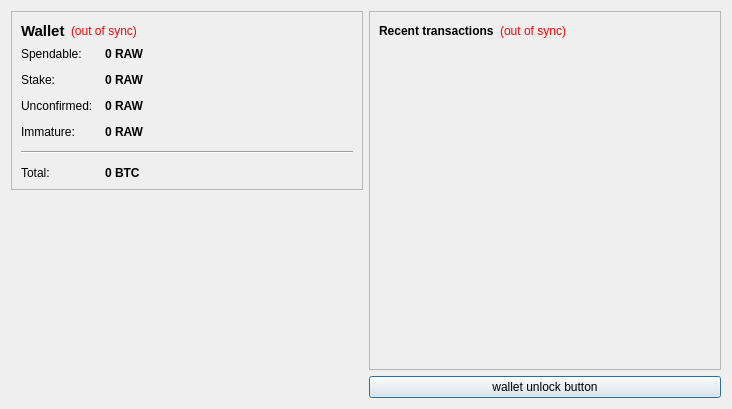
<?xml version="1.0" encoding="UTF-8"?>
<ui version="4.0">
 <class>OverviewPage</class>
 <widget class="QWidget" name="OverviewPage">
  <property name="geometry">
   <rect>
    <x>0</x>
    <y>0</y>
    <width>732</width>
    <height>409</height>
   </rect>
  </property>
  <property name="windowTitle">
   <string>Form</string>
  </property>
  <layout class="QHBoxLayout" name="horizontalLayout" stretch="0,0">
   <item>
    <layout class="QVBoxLayout" name="verticalLayout_2">
     <item>
      <widget class="QFrame" name="frame">
       <property name="frameShape">
        <enum>QFrame::StyledPanel</enum>
       </property>
       <property name="frameShadow">
        <enum>QFrame::Raised</enum>
       </property>
       <layout class="QVBoxLayout" name="verticalLayout_4">
        <item>
         <layout class="QHBoxLayout" name="horizontalLayout_4">
          <item>
           <widget class="QLabel" name="label_5">
            <property name="font">
             <font>
              <pointsize>11</pointsize>
              <weight>75</weight>
              <bold>true</bold>
             </font>
            </property>
            <property name="text">
             <string>Wallet</string>
            </property>
           </widget>
          </item>
          <item>
           <widget class="QLabel" name="labelWalletStatus">
            <property name="toolTip">
             <string>The displayed information may be out of date. Your wallet automatically synchronizes with the RawCoin network after a connection is established, but this process has not completed yet.</string>
            </property>
            <property name="styleSheet">
             <string notr="true">QLabel { color: red; }</string>
            </property>
            <property name="text">
             <string notr="true">(out of sync)</string>
            </property>
            <property name="alignment">
             <set>Qt::AlignLeading|Qt::AlignLeft|Qt::AlignVCenter</set>
            </property>
           </widget>
          </item>
          <item>
           <spacer name="horizontalSpacer_2">
            <property name="orientation">
             <enum>Qt::Horizontal</enum>
            </property>
            <property name="sizeHint" stdset="0">
             <size>
              <width>40</width>
              <height>20</height>
             </size>
            </property>
           </spacer>
          </item>
         </layout>
        </item>
        <item>
         <layout class="QFormLayout" name="formLayout_2">
          <property name="fieldGrowthPolicy">
           <enum>QFormLayout::AllNonFixedFieldsGrow</enum>
          </property>
          <property name="horizontalSpacing">
           <number>12</number>
          </property>
          <property name="verticalSpacing">
           <number>12</number>
          </property>
          <item row="0" column="0">
           <widget class="QLabel" name="label">
            <property name="text">
             <string>Spendable:</string>
            </property>
           </widget>
          </item>
          <item row="0" column="1">
           <widget class="QLabel" name="labelBalance">
            <property name="font">
             <font>
              <weight>75</weight>
              <bold>true</bold>
             </font>
            </property>
            <property name="cursor">
             <cursorShape>IBeamCursor</cursorShape>
            </property>
            <property name="toolTip">
             <string>Your current spendable balance</string>
            </property>
            <property name="text">
             <string notr="true">0 RAW</string>
            </property>
            <property name="textInteractionFlags">
             <set>Qt::LinksAccessibleByMouse|Qt::TextSelectableByKeyboard|Qt::TextSelectableByMouse</set>
            </property>
           </widget>
          </item>
          <item row="1" column="0">
           <widget class="QLabel" name="label_6">
            <property name="text">
             <string>Stake:</string>
            </property>
           </widget>
          </item>
          <item row="1" column="1">
           <widget class="QLabel" name="labelStake">
            <property name="font">
             <font>
              <weight>75</weight>
              <bold>true</bold>
             </font>
            </property>
            <property name="cursor">
             <cursorShape>IBeamCursor</cursorShape>
            </property>
            <property name="toolTip">
             <string>Total of coins that was staked, and do not yet count toward the current balance</string>
            </property>
            <property name="text">
             <string notr="true">0 RAW</string>
            </property>
            <property name="textInteractionFlags">
             <set>Qt::LinksAccessibleByMouse|Qt::TextSelectableByKeyboard|Qt::TextSelectableByMouse</set>
            </property>
           </widget>
          </item>
          <item row="2" column="0">
           <widget class="QLabel" name="label_3">
            <property name="text">
             <string>Unconfirmed:</string>
            </property>
           </widget>
          </item>
          <item row="2" column="1">
           <widget class="QLabel" name="labelUnconfirmed">
            <property name="font">
             <font>
              <weight>75</weight>
              <bold>true</bold>
             </font>
            </property>
            <property name="cursor">
             <cursorShape>IBeamCursor</cursorShape>
            </property>
            <property name="toolTip">
             <string>Total of transactions that have yet to be confirmed, and do not yet count toward the current balance</string>
            </property>
            <property name="text">
             <string notr="true">0 RAW</string>
            </property>
            <property name="textInteractionFlags">
             <set>Qt::LinksAccessibleByMouse|Qt::TextSelectableByKeyboard|Qt::TextSelectableByMouse</set>
            </property>
           </widget>
          </item>
          <item row="3" column="0">
           <widget class="QLabel" name="labelImmatureText">
            <property name="text">
             <string>Immature:</string>
            </property>
           </widget>
          </item>
          <item row="3" column="1">
           <widget class="QLabel" name="labelImmature">
            <property name="font">
             <font>
              <weight>75</weight>
              <bold>true</bold>
             </font>
            </property>
            <property name="toolTip">
             <string>Mined balance that has not yet matured</string>
            </property>
            <property name="text">
             <string notr="true">0 RAW</string>
            </property>
            <property name="textInteractionFlags">
             <set>Qt::LinksAccessibleByMouse|Qt::TextSelectableByKeyboard|Qt::TextSelectableByMouse</set>
            </property>
           </widget>
          </item>
          <item row="4" column="0" colspan="2">
           <widget class="Line" name="line">
            <property name="orientation">
             <enum>Qt::Horizontal</enum>
            </property>
           </widget>
          </item>
          <item row="5" column="0">
           <widget class="QLabel" name="labelTotalText">
            <property name="text">
             <string>Total:</string>
            </property>
           </widget>
          </item>
          <item row="5" column="1">
           <widget class="QLabel" name="labelTotal">
            <property name="font">
             <font>
              <weight>75</weight>
              <bold>true</bold>
             </font>
            </property>
            <property name="cursor">
             <cursorShape>IBeamCursor</cursorShape>
            </property>
            <property name="toolTip">
             <string>Your current total balance</string>
            </property>
            <property name="text">
             <string notr="true">0 BTC</string>
            </property>
            <property name="textInteractionFlags">
             <set>Qt::LinksAccessibleByMouse|Qt::TextSelectableByKeyboard|Qt::TextSelectableByMouse</set>
            </property>
           </widget>
          </item>
         </layout>
        </item>
       </layout>
      </widget>
     </item>
     <item>
      <spacer name="verticalSpacer_4">
       <property name="orientation">
        <enum>Qt::Vertical</enum>
       </property>
       <property name="sizeHint" stdset="0">
        <size>
         <width>20</width>
         <height>40</height>
        </size>
       </property>
      </spacer>
     </item>
     <item>
      <widget class="QLabel" name="label_2">
       <property name="text">
        <string/>
       </property>
       <property name="pixmap">
        <pixmap resource="../bitcoin.qrc">:/images/Wallet_Logo</pixmap>
       </property>
       <property name="alignment">
        <set>Qt::AlignCenter</set>
       </property>
      </widget>
     </item>
     <item>
      <spacer name="verticalSpacer">
       <property name="orientation">
        <enum>Qt::Vertical</enum>
       </property>
       <property name="sizeHint" stdset="0">
        <size>
         <width>20</width>
         <height>40</height>
        </size>
       </property>
      </spacer>
     </item>
    </layout>
   </item>
   <item>
    <layout class="QVBoxLayout" name="verticalLayout_3">
     <item>
      <widget class="QFrame" name="frame_2">
       <property name="frameShape">
        <enum>QFrame::StyledPanel</enum>
       </property>
       <property name="frameShadow">
        <enum>QFrame::Raised</enum>
       </property>
       <layout class="QVBoxLayout" name="verticalLayout">
        <item>
         <layout class="QHBoxLayout" name="horizontalLayout_2">
          <item>
           <widget class="QLabel" name="label_4">
            <property name="text">
             <string>&lt;b&gt;Recent transactions&lt;/b&gt;</string>
            </property>
           </widget>
          </item>
          <item>
           <widget class="QLabel" name="labelTransactionsStatus">
            <property name="toolTip">
             <string>The displayed information may be out of date. Your wallet automatically synchronizes with the RawCoin network after a connection is established, but this process has not completed yet.</string>
            </property>
            <property name="styleSheet">
             <string notr="true">QLabel { color: red; }</string>
            </property>
            <property name="text">
             <string notr="true">(out of sync)</string>
            </property>
            <property name="alignment">
             <set>Qt::AlignRight|Qt::AlignTrailing|Qt::AlignVCenter</set>
            </property>
           </widget>
          </item>
          <item>
           <spacer name="horizontalSpacer">
            <property name="orientation">
             <enum>Qt::Horizontal</enum>
            </property>
            <property name="sizeHint" stdset="0">
             <size>
              <width>40</width>
              <height>20</height>
             </size>
            </property>
           </spacer>
          </item>
         </layout>
        </item>
        <item>
         <widget class="QListView" name="listTransactions">
          <property name="styleSheet">
           <string notr="true">QListView { background: transparent; }</string>
          </property>
          <property name="frameShape">
           <enum>QFrame::NoFrame</enum>
          </property>
          <property name="verticalScrollBarPolicy">
           <enum>Qt::ScrollBarAlwaysOff</enum>
          </property>
          <property name="horizontalScrollBarPolicy">
           <enum>Qt::ScrollBarAlwaysOff</enum>
          </property>
          <property name="selectionMode">
           <enum>QAbstractItemView::NoSelection</enum>
          </property>
         </widget>
        </item>
       </layout>
      </widget>
     </item>
     <item>
      <widget class="QPushButton" name="unlockWalletButton">
       <property name="sizePolicy">
        <sizepolicy hsizetype="Minimum" vsizetype="Fixed">
         <horstretch>0</horstretch>
         <verstretch>0</verstretch>
        </sizepolicy>
       </property>
       <property name="maximumSize">
        <size>
         <width>16777214</width>
         <height>16777214</height>
        </size>
       </property>
       <property name="toolTip">
        <string/>
       </property>
       <property name="text">
        <string>wallet unlock button</string>
       </property>
       <property name="checkable">
        <bool>false</bool>
       </property>
       <property name="autoDefault">
        <bool>false</bool>
       </property>
       <property name="default">
        <bool>true</bool>
       </property>
       <property name="flat">
        <bool>false</bool>
       </property>
      </widget>
     </item>
    </layout>
   </item>
  </layout>
 </widget>
 <resources>
  <include location="../bitcoin.qrc"/>
 </resources>
 <connections/>
</ui>
